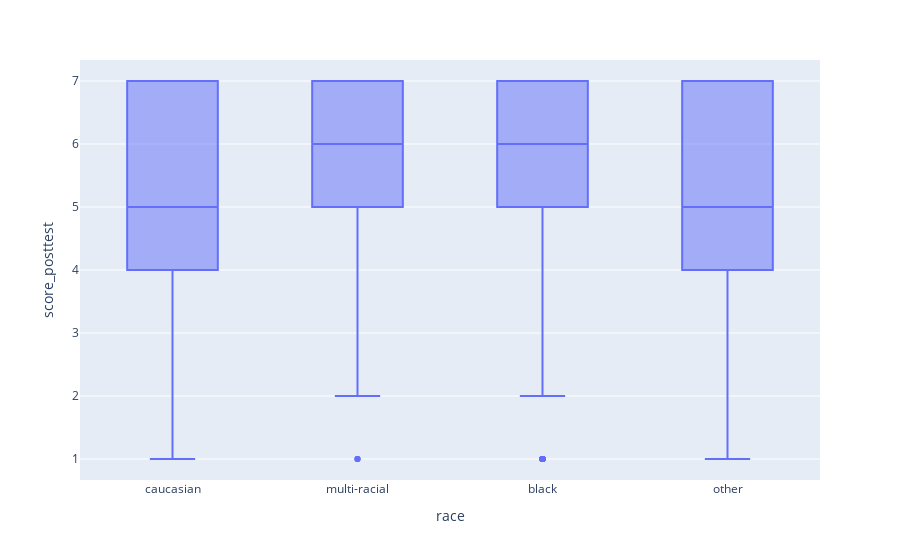

The cell this chart's notebook holds for it:
### Markdown cell above
- Race: The mean change in scores from pre-test to post-test differs by race
- question: The mean change in scores from pre-test to post-test differs by race
- Interaction: The interaction between race and question is not significant

### Code cell
px.box(race_data, x='race', y='score_posttest')

### Figure 1 — Plotly figure (JSON) as saved in the notebook; plotly's stock layout.template omitted (floating-point values rounded to 4 significant figures; data arrays with more than 128 entries replaced by an {"elided": "..."} marker saying what was removed)
{"data": [{"alignmentgroup": "True", "hovertemplate": "race=%{x}<br>score_posttest=%{y}<extra></extra>", "legendgroup": "", "marker": {"color": "#636efa"}, "name": "", "notched": false, "offsetgroup": "", "orientation": "v", "showlegend": false, "type": "box", "x": {"elided": "2520 str values"}, "x0": " ", "xaxis": "x", "y": {"elided": "2520 int values"}, "y0": " ", "yaxis": "y"}], "layout": {"boxmode": "group", "legend": {"tracegroupgap": 0}, "margin": {"t": 60}, "xaxis": {"anchor": "y", "domain": [0, 1], "title": {"text": "race"}}, "yaxis": {"anchor": "x", "domain": [0, 1], "title": {"text": "score_posttest"}}}}
